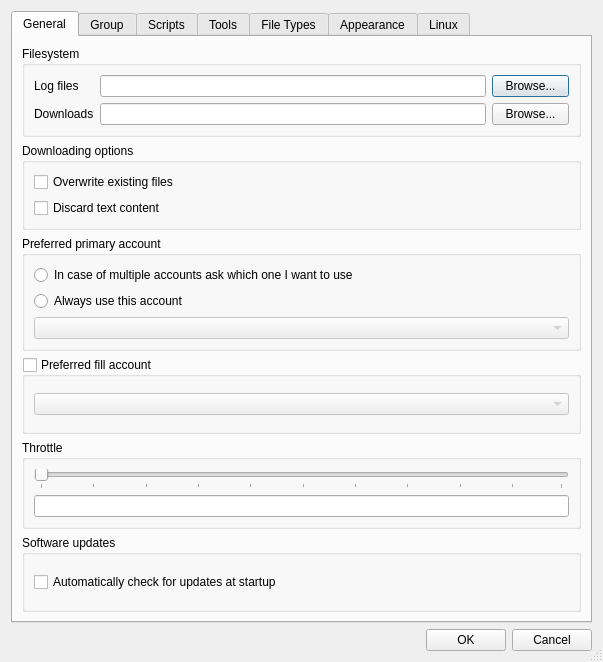
<?xml version="1.0" encoding="UTF-8"?>
<ui version="4.0">
 <class>DlgSettings</class>
 <widget class="QDialog" name="DlgSettings">
  <property name="geometry">
   <rect>
    <x>0</x>
    <y>0</y>
    <width>603</width>
    <height>662</height>
   </rect>
  </property>
  <property name="windowTitle">
   <string>Settings</string>
  </property>
  <property name="windowIcon">
   <iconset resource="resource.qrc">
    <normaloff>:/resource/16x16_ico_png/ico_settings.png</normaloff>:/resource/16x16_ico_png/ico_settings.png</iconset>
  </property>
  <property name="sizeGripEnabled">
   <bool>true</bool>
  </property>
  <layout class="QVBoxLayout" name="verticalLayout_3">
   <item>
    <widget class="QTabWidget" name="tab">
     <property name="currentIndex">
      <number>0</number>
     </property>
     <widget class="QWidget" name="tabSettings">
      <attribute name="title">
       <string>General</string>
      </attribute>
      <layout class="QGridLayout" name="gridLayout_25">
       <item row="4" column="0">
        <widget class="QGroupBox" name="groupBox_9">
         <property name="title">
          <string>Preferred primary account</string>
         </property>
         <layout class="QVBoxLayout" name="verticalLayout_5">
          <item>
           <layout class="QVBoxLayout" name="verticalLayout_6">
            <item>
             <widget class="QRadioButton" name="rdConfirm">
              <property name="text">
               <string>In case of multiple accounts ask which one I want to use</string>
              </property>
             </widget>
            </item>
            <item>
             <widget class="QRadioButton" name="rdPrefer">
              <property name="text">
               <string>Always use this account</string>
              </property>
             </widget>
            </item>
            <item>
             <widget class="QComboBox" name="cmbPreferredServer">
              <property name="enabled">
               <bool>false</bool>
              </property>
             </widget>
            </item>
           </layout>
          </item>
         </layout>
        </widget>
       </item>
       <item row="7" column="0">
        <widget class="QGroupBox" name="groupBox_6">
         <property name="title">
          <string>Software updates</string>
         </property>
         <layout class="QHBoxLayout" name="horizontalLayout">
          <item>
           <widget class="QCheckBox" name="chkUpdates">
            <property name="text">
             <string>Automatically check for updates at startup</string>
            </property>
           </widget>
          </item>
         </layout>
        </widget>
       </item>
       <item row="5" column="0">
        <widget class="QGroupBox" name="grpFillServer">
         <property name="title">
          <string>Preferred fill account</string>
         </property>
         <property name="checkable">
          <bool>true</bool>
         </property>
         <property name="checked">
          <bool>false</bool>
         </property>
         <layout class="QVBoxLayout" name="verticalLayout_8">
          <item>
           <widget class="QComboBox" name="cmbFillServer"/>
          </item>
         </layout>
        </widget>
       </item>
       <item row="0" column="0">
        <widget class="QGroupBox" name="groupBox">
         <property name="title">
          <string>Filesystem</string>
         </property>
         <layout class="QHBoxLayout" name="horizontalLayout_6">
          <item>
           <layout class="QGridLayout" name="gridLayout">
            <item row="0" column="0">
             <widget class="QLabel" name="label_2">
              <property name="text">
               <string>Log files</string>
              </property>
             </widget>
            </item>
            <item row="0" column="1">
             <widget class="QLineEdit" name="editLogFiles">
              <property name="sizePolicy">
               <sizepolicy hsizetype="Minimum" vsizetype="Fixed">
                <horstretch>0</horstretch>
                <verstretch>0</verstretch>
               </sizepolicy>
              </property>
              <property name="toolTip">
               <string>Location for application log files</string>
              </property>
             </widget>
            </item>
            <item row="0" column="2">
             <widget class="QPushButton" name="btnBrowseLog">
              <property name="maximumSize">
               <size>
                <width>77</width>
                <height>16777215</height>
               </size>
              </property>
              <property name="text">
               <string>Browse...</string>
              </property>
             </widget>
            </item>
            <item row="1" column="0">
             <widget class="QLabel" name="label_3">
              <property name="text">
               <string>Downloads</string>
              </property>
             </widget>
            </item>
            <item row="1" column="1">
             <widget class="QLineEdit" name="editDownloads">
              <property name="sizePolicy">
               <sizepolicy hsizetype="Expanding" vsizetype="Fixed">
                <horstretch>0</horstretch>
                <verstretch>0</verstretch>
               </sizepolicy>
              </property>
              <property name="toolTip">
               <string>Default location for downloads</string>
              </property>
             </widget>
            </item>
            <item row="1" column="2">
             <widget class="QPushButton" name="btnBrowseDownloads">
              <property name="maximumSize">
               <size>
                <width>77</width>
                <height>16777215</height>
               </size>
              </property>
              <property name="text">
               <string>Browse...</string>
              </property>
             </widget>
            </item>
           </layout>
          </item>
         </layout>
        </widget>
       </item>
       <item row="3" column="0">
        <widget class="QGroupBox" name="groupBox_8">
         <property name="title">
          <string>Downloading options</string>
         </property>
         <layout class="QGridLayout" name="gridLayout_4">
          <item row="0" column="0">
           <widget class="QCheckBox" name="chkOverwriteExisting">
            <property name="toolTip">
             <string/>
            </property>
            <property name="layoutDirection">
             <enum>Qt::LeftToRight</enum>
            </property>
            <property name="text">
             <string>Overwrite existing files</string>
            </property>
           </widget>
          </item>
          <item row="1" column="0">
           <widget class="QCheckBox" name="chkDiscardText">
            <property name="layoutDirection">
             <enum>Qt::LeftToRight</enum>
            </property>
            <property name="text">
             <string>Discard text content</string>
            </property>
           </widget>
          </item>
         </layout>
        </widget>
       </item>
       <item row="6" column="0">
        <widget class="QGroupBox" name="groupBox_2">
         <property name="title">
          <string>Throttle</string>
         </property>
         <layout class="QVBoxLayout" name="verticalLayout_9">
          <item>
           <widget class="QSlider" name="sliderThrottle">
            <property name="minimum">
             <number>1</number>
            </property>
            <property name="maximum">
             <number>160</number>
            </property>
            <property name="singleStep">
             <number>1</number>
            </property>
            <property name="pageStep">
             <number>16</number>
            </property>
            <property name="orientation">
             <enum>Qt::Horizontal</enum>
            </property>
            <property name="invertedAppearance">
             <bool>false</bool>
            </property>
            <property name="invertedControls">
             <bool>false</bool>
            </property>
            <property name="tickPosition">
             <enum>QSlider::TicksBelow</enum>
            </property>
           </widget>
          </item>
          <item>
           <widget class="QLineEdit" name="editThrottle">
            <property name="readOnly">
             <bool>true</bool>
            </property>
           </widget>
          </item>
         </layout>
        </widget>
       </item>
      </layout>
     </widget>
     <widget class="QWidget" name="tabGroup">
      <attribute name="title">
       <string>Group</string>
      </attribute>
      <layout class="QVBoxLayout" name="verticalLayout_11">
       <item>
        <widget class="QGroupBox" name="groupBox_7">
         <property name="title">
          <string>Open newsgroup settings</string>
         </property>
         <layout class="QVBoxLayout" name="verticalLayout_13">
          <item>
           <widget class="QGroupBox" name="groupBox_3">
            <property name="sizePolicy">
             <sizepolicy hsizetype="Preferred" vsizetype="Preferred">
              <horstretch>0</horstretch>
              <verstretch>0</verstretch>
             </sizepolicy>
            </property>
            <property name="title">
             <string>Memory (MB)</string>
            </property>
            <layout class="QVBoxLayout" name="verticalLayout_10">
             <item>
              <widget class="QSpinBox" name="mapSize">
               <property name="toolTip">
                <string>Memory allowance for viewing news group contents</string>
               </property>
               <property name="minimum">
                <number>5</number>
               </property>
               <property name="maximum">
                <number>40000</number>
               </property>
               <property name="singleStep">
                <number>5</number>
               </property>
               <property name="value">
                <number>50</number>
               </property>
              </widget>
             </item>
            </layout>
           </widget>
          </item>
          <item>
           <widget class="QGroupBox" name="groupBox_10">
            <property name="sizePolicy">
             <sizepolicy hsizetype="Preferred" vsizetype="MinimumExpanding">
              <horstretch>0</horstretch>
              <verstretch>0</verstretch>
             </sizepolicy>
            </property>
            <property name="title">
             <string>Default filtering</string>
            </property>
            <layout class="QHBoxLayout" name="horizontalLayout_3">
             <item>
              <spacer name="horizontalSpacer_2">
               <property name="orientation">
                <enum>Qt::Horizontal</enum>
               </property>
               <property name="sizeHint" stdset="0">
                <size>
                 <width>186</width>
                 <height>20</height>
                </size>
               </property>
              </spacer>
             </item>
             <item>
              <layout class="QVBoxLayout" name="verticalLayout_12">
               <item>
                <widget class="QCheckBox" name="chkShowText">
                 <property name="text">
                  <string>Show text</string>
                 </property>
                </widget>
               </item>
               <item>
                <widget class="QCheckBox" name="chkShowBinary">
                 <property name="text">
                  <string>Show binary</string>
                 </property>
                </widget>
               </item>
               <item>
                <widget class="QCheckBox" name="chkShowNew">
                 <property name="text">
                  <string>Show new</string>
                 </property>
                </widget>
               </item>
               <item>
                <widget class="QCheckBox" name="chkShowOld">
                 <property name="text">
                  <string>Show old</string>
                 </property>
                </widget>
               </item>
               <item>
                <widget class="QCheckBox" name="chkShowBroken">
                 <property name="text">
                  <string>Show broken</string>
                 </property>
                </widget>
               </item>
               <item>
                <widget class="QCheckBox" name="chkShowDownloaded">
                 <property name="text">
                  <string>Show downloaded</string>
                 </property>
                </widget>
               </item>
               <item>
                <widget class="QCheckBox" name="chkShowDeleted">
                 <property name="text">
                  <string>Show deleted</string>
                 </property>
                </widget>
               </item>
              </layout>
             </item>
             <item>
              <spacer name="horizontalSpacer_3">
               <property name="orientation">
                <enum>Qt::Horizontal</enum>
               </property>
               <property name="sizeHint" stdset="0">
                <size>
                 <width>186</width>
                 <height>20</height>
                </size>
               </property>
              </spacer>
             </item>
            </layout>
           </widget>
          </item>
          <item>
           <spacer name="verticalSpacer_4">
            <property name="orientation">
             <enum>Qt::Vertical</enum>
            </property>
            <property name="sizeHint" stdset="0">
             <size>
              <width>20</width>
              <height>40</height>
             </size>
            </property>
           </spacer>
          </item>
         </layout>
        </widget>
       </item>
      </layout>
     </widget>
     <widget class="QWidget" name="tabScripts">
      <attribute name="title">
       <string>Scripts</string>
      </attribute>
      <layout class="QGridLayout" name="gridLayout_14">
       <item row="0" column="0">
        <widget class="QGroupBox" name="grpActionScripts">
         <property name="title">
          <string>Action scripts</string>
         </property>
         <layout class="QVBoxLayout" name="verticalLayout_7">
          <item>
           <layout class="QHBoxLayout" name="horizontalLayout_4">
            <item>
             <widget class="QLabel" name="lblPython">
              <property name="sizePolicy">
               <sizepolicy hsizetype="Expanding" vsizetype="Minimum">
                <horstretch>0</horstretch>
                <verstretch>0</verstretch>
               </sizepolicy>
              </property>
              <property name="minimumSize">
               <size>
                <width>0</width>
                <height>0</height>
               </size>
              </property>
              <property name="maximumSize">
               <size>
                <width>16777215</width>
                <height>16777215</height>
               </size>
              </property>
              <property name="text">
               <string>&lt;!DOCTYPE HTML PUBLIC &quot;-//W3C//DTD HTML 4.0//EN&quot; &quot;http://www.w3.org/TR/REC-html40/strict.dtd&quot;&gt;
&lt;html&gt;&lt;head&gt;&lt;meta name=&quot;qrichtext&quot; content=&quot;1&quot; /&gt;&lt;style type=&quot;text/css&quot;&gt;
p, li { white-space: pre-wrap; }
&lt;/style&gt;&lt;/head&gt;&lt;body style=&quot; font-family:'Sans Serif'; font-size:8pt; font-weight:400; font-style:normal;&quot;&gt;
&lt;p align=&quot;justify&quot; style=&quot; margin-top:0px; margin-bottom:0px; margin-left:0px; margin-right:0px; -qt-block-indent:0; text-indent:0px;&quot;&gt;Action scripts extend the application functionality by providing code that hooks into application defined callbacks. These scripts are written in Python language. To learn more about how to make your own scripts visit &lt;a href=&quot;http://www.python.org&quot;&gt;&lt;span style=&quot; text-decoration: underline; color:#0000ee;&quot;&gt;www.python.org&lt;/span&gt;&lt;/a&gt; and check the example script &lt;a href=&quot;scripts/action_example.py&quot;&gt;&lt;span style=&quot; text-decoration: underline; color:#0000ee;&quot;&gt;action_example.py&lt;/span&gt;&lt;/a&gt;&lt;/p&gt;&lt;/body&gt;&lt;/html&gt;</string>
              </property>
              <property name="wordWrap">
               <bool>true</bool>
              </property>
              <property name="openExternalLinks">
               <bool>false</bool>
              </property>
             </widget>
            </item>
            <item>
             <widget class="QPushButton" name="btnPython">
              <property name="cursor">
               <cursorShape>PointingHandCursor</cursorShape>
              </property>
              <property name="icon">
               <iconset resource="resource.qrc">
                <normaloff>:/resource/png/python-logo.png</normaloff>:/resource/png/python-logo.png</iconset>
              </property>
              <property name="iconSize">
               <size>
                <width>211</width>
                <height>71</height>
               </size>
              </property>
              <property name="flat">
               <bool>true</bool>
              </property>
             </widget>
            </item>
           </layout>
          </item>
          <item>
           <widget class="QGroupBox" name="grpScripts">
            <property name="title">
             <string>Enable Scripts</string>
            </property>
            <property name="flat">
             <bool>false</bool>
            </property>
            <property name="checkable">
             <bool>true</bool>
            </property>
            <property name="checked">
             <bool>true</bool>
            </property>
            <layout class="QGridLayout" name="gridLayout_13">
             <item row="0" column="0">
              <widget class="QTableView" name="scriptView">
               <property name="contextMenuPolicy">
                <enum>Qt::CustomContextMenu</enum>
               </property>
               <property name="editTriggers">
                <set>QAbstractItemView::NoEditTriggers</set>
               </property>
               <property name="tabKeyNavigation">
                <bool>false</bool>
               </property>
               <property name="selectionBehavior">
                <enum>QAbstractItemView::SelectRows</enum>
               </property>
               <property name="gridStyle">
                <enum>Qt::NoPen</enum>
               </property>
               <attribute name="horizontalHeaderMinimumSectionSize">
                <number>16</number>
               </attribute>
               <attribute name="horizontalHeaderStretchLastSection">
                <bool>true</bool>
               </attribute>
               <attribute name="verticalHeaderVisible">
                <bool>false</bool>
               </attribute>
               <attribute name="verticalHeaderDefaultSectionSize">
                <number>16</number>
               </attribute>
               <attribute name="verticalHeaderMinimumSectionSize">
                <number>16</number>
               </attribute>
              </widget>
             </item>
            </layout>
           </widget>
          </item>
         </layout>
        </widget>
       </item>
      </layout>
     </widget>
     <widget class="QWidget" name="tabTools">
      <attribute name="title">
       <string>Tools</string>
      </attribute>
      <layout class="QGridLayout" name="gridLayout_19">
       <item row="0" column="0">
        <widget class="QGroupBox" name="groupBox_5">
         <property name="title">
          <string>Tools</string>
         </property>
         <layout class="QGridLayout" name="gridLayout_5">
          <item row="0" column="0">
           <layout class="QVBoxLayout" name="verticalLayout_4">
            <item>
             <widget class="QListWidget" name="listTools">
              <property name="viewMode">
               <enum>QListView::ListMode</enum>
              </property>
             </widget>
            </item>
            <item>
             <layout class="QHBoxLayout" name="horizontalLayout_8">
              <item>
               <spacer name="horizontalSpacer_4">
                <property name="orientation">
                 <enum>Qt::Horizontal</enum>
                </property>
                <property name="sizeHint" stdset="0">
                 <size>
                  <width>40</width>
                  <height>20</height>
                 </size>
                </property>
               </spacer>
              </item>
              <item>
               <widget class="QPushButton" name="btnAdd">
                <property name="text">
                 <string>Add</string>
                </property>
               </widget>
              </item>
              <item>
               <widget class="QPushButton" name="btnDelete">
                <property name="enabled">
                 <bool>false</bool>
                </property>
                <property name="text">
                 <string>Delete</string>
                </property>
               </widget>
              </item>
              <item>
               <widget class="QPushButton" name="btnProperties">
                <property name="enabled">
                 <bool>false</bool>
                </property>
                <property name="text">
                 <string>Properties..</string>
                </property>
               </widget>
              </item>
             </layout>
            </item>
           </layout>
          </item>
          <item row="0" column="1">
           <layout class="QVBoxLayout" name="verticalLayout_2">
            <item>
             <spacer name="verticalSpacer_2">
              <property name="orientation">
               <enum>Qt::Vertical</enum>
              </property>
              <property name="sizeHint" stdset="0">
               <size>
                <width>20</width>
                <height>40</height>
               </size>
              </property>
             </spacer>
            </item>
            <item>
             <widget class="QPushButton" name="btnMoveUp">
              <property name="enabled">
               <bool>false</bool>
              </property>
              <property name="text">
               <string/>
              </property>
              <property name="icon">
               <iconset resource="resource.qrc">
                <normaloff>:/resource/16x16_ico_png/ico_up.png</normaloff>:/resource/16x16_ico_png/ico_up.png</iconset>
              </property>
             </widget>
            </item>
            <item>
             <widget class="QPushButton" name="btnMoveDown">
              <property name="enabled">
               <bool>false</bool>
              </property>
              <property name="text">
               <string/>
              </property>
              <property name="icon">
               <iconset resource="resource.qrc">
                <normaloff>:/resource/16x16_ico_png/ico_down.png</normaloff>:/resource/16x16_ico_png/ico_down.png</iconset>
              </property>
             </widget>
            </item>
            <item>
             <spacer name="verticalSpacer_3">
              <property name="orientation">
               <enum>Qt::Vertical</enum>
              </property>
              <property name="sizeHint" stdset="0">
               <size>
                <width>20</width>
                <height>40</height>
               </size>
              </property>
             </spacer>
            </item>
           </layout>
          </item>
         </layout>
        </widget>
       </item>
      </layout>
     </widget>
     <widget class="QWidget" name="tabFiles">
      <attribute name="title">
       <string>File Types</string>
      </attribute>
      <layout class="QGridLayout" name="gridLayout_10">
       <item row="0" column="0">
        <widget class="QGroupBox" name="groupBox_4">
         <property name="title">
          <string>File types</string>
         </property>
         <layout class="QGridLayout" name="gridLayout_8">
          <item row="0" column="0">
           <widget class="QTableWidget" name="tableFilters">
            <property name="horizontalScrollBarPolicy">
             <enum>Qt::ScrollBarAsNeeded</enum>
            </property>
            <property name="editTriggers">
             <set>QAbstractItemView::NoEditTriggers</set>
            </property>
            <property name="selectionMode">
             <enum>QAbstractItemView::SingleSelection</enum>
            </property>
            <property name="selectionBehavior">
             <enum>QAbstractItemView::SelectRows</enum>
            </property>
            <property name="textElideMode">
             <enum>Qt::ElideRight</enum>
            </property>
            <property name="showGrid">
             <bool>false</bool>
            </property>
            <attribute name="horizontalHeaderStretchLastSection">
             <bool>true</bool>
            </attribute>
            <attribute name="verticalHeaderVisible">
             <bool>false</bool>
            </attribute>
            <attribute name="verticalHeaderDefaultSectionSize">
             <number>16</number>
            </attribute>
            <attribute name="verticalHeaderHighlightSections">
             <bool>true</bool>
            </attribute>
            <attribute name="verticalHeaderMinimumSectionSize">
             <number>16</number>
            </attribute>
            <column>
             <property name="text">
              <string>Category</string>
             </property>
            </column>
            <column>
             <property name="text">
              <string>Filter</string>
             </property>
            </column>
           </widget>
          </item>
          <item row="1" column="0">
           <layout class="QHBoxLayout" name="horizontalLayout_2">
            <item>
             <widget class="QLineEdit" name="editPattern"/>
            </item>
            <item>
             <widget class="QPushButton" name="btnDefaultFileFilter">
              <property name="text">
               <string>Default</string>
              </property>
             </widget>
            </item>
           </layout>
          </item>
         </layout>
        </widget>
       </item>
      </layout>
     </widget>
     <widget class="QWidget" name="tabAppearance">
      <attribute name="title">
       <string>Appearance</string>
      </attribute>
      <layout class="QGridLayout" name="gridLayout_18">
       <item row="0" column="0">
        <widget class="QGroupBox" name="grpStyle">
         <property name="title">
          <string>Style</string>
         </property>
         <layout class="QGridLayout" name="gridLayout_17">
          <item row="0" column="0">
           <spacer name="horizontalSpacer_7">
            <property name="orientation">
             <enum>Qt::Horizontal</enum>
            </property>
            <property name="sizeHint" stdset="0">
             <size>
              <width>40</width>
              <height>20</height>
             </size>
            </property>
           </spacer>
          </item>
          <item row="0" column="1">
           <layout class="QVBoxLayout" name="verticalLayout">
            <item>
             <widget class="QRadioButton" name="radioDefaultStyle">
              <property name="text">
               <string>Default</string>
              </property>
             </widget>
            </item>
           </layout>
          </item>
          <item row="1" column="1">
           <widget class="QLabel" name="label_8">
            <property name="text">
             <string>Requires application restart to take full effect.</string>
            </property>
           </widget>
          </item>
          <item row="0" column="2">
           <spacer name="horizontalSpacer_6">
            <property name="orientation">
             <enum>Qt::Horizontal</enum>
            </property>
            <property name="sizeHint" stdset="0">
             <size>
              <width>58</width>
              <height>228</height>
             </size>
            </property>
           </spacer>
          </item>
         </layout>
        </widget>
       </item>
      </layout>
     </widget>
     <widget class="QWidget" name="tabAdvanced">
      <attribute name="title">
       <string>Linux</string>
      </attribute>
      <layout class="QGridLayout" name="gridLayout_15">
       <item row="0" column="0">
        <widget class="QGroupBox" name="grpOpen">
         <property name="title">
          <string>Linux open command</string>
         </property>
         <layout class="QGridLayout" name="gridLayout_16">
          <item row="0" column="0" colspan="2">
           <layout class="QGridLayout" name="gridLayout_7">
            <item row="0" column="0">
             <widget class="QLabel" name="label">
              <property name="text">
               <string>Command</string>
              </property>
             </widget>
            </item>
            <item row="0" column="1">
             <widget class="QLineEdit" name="editOpenCommand">
              <property name="text">
               <string>cmd.exe</string>
              </property>
             </widget>
            </item>
            <item row="0" column="2">
             <widget class="QPushButton" name="btnDefaultOpenCommand">
              <property name="text">
               <string>Default</string>
              </property>
             </widget>
            </item>
            <item row="1" column="1">
             <spacer name="verticalSpacer">
              <property name="orientation">
               <enum>Qt::Vertical</enum>
              </property>
              <property name="sizeHint" stdset="0">
               <size>
                <width>20</width>
                <height>40</height>
               </size>
              </property>
             </spacer>
            </item>
           </layout>
          </item>
         </layout>
        </widget>
       </item>
       <item row="1" column="0">
        <widget class="QGroupBox" name="grpOpen_2">
         <property name="title">
          <string>Linux shutdown command</string>
         </property>
         <layout class="QGridLayout" name="gridLayout_20">
          <item row="0" column="0" colspan="2">
           <layout class="QGridLayout" name="gridLayout_9">
            <item row="0" column="0">
             <widget class="QLabel" name="label_5">
              <property name="text">
               <string>Command</string>
              </property>
             </widget>
            </item>
            <item row="0" column="1">
             <widget class="QLineEdit" name="editShutdownCommand">
              <property name="text">
               <string>cmd.exe</string>
              </property>
             </widget>
            </item>
            <item row="0" column="2">
             <widget class="QPushButton" name="btnDefaultShutdownCommand">
              <property name="text">
               <string>Default</string>
              </property>
             </widget>
            </item>
            <item row="1" column="1">
             <spacer name="verticalSpacer_5">
              <property name="orientation">
               <enum>Qt::Vertical</enum>
              </property>
              <property name="sizeHint" stdset="0">
               <size>
                <width>20</width>
                <height>40</height>
               </size>
              </property>
             </spacer>
            </item>
           </layout>
          </item>
         </layout>
        </widget>
       </item>
       <item row="2" column="0">
        <spacer name="verticalSpacer_6">
         <property name="orientation">
          <enum>Qt::Vertical</enum>
         </property>
         <property name="sizeHint" stdset="0">
          <size>
           <width>20</width>
           <height>40</height>
          </size>
         </property>
        </spacer>
       </item>
      </layout>
     </widget>
    </widget>
   </item>
   <item>
    <layout class="QHBoxLayout" name="horizontalLayout_5">
     <item>
      <spacer name="horizontalSpacer">
       <property name="orientation">
        <enum>Qt::Horizontal</enum>
       </property>
       <property name="sizeHint" stdset="0">
        <size>
         <width>40</width>
         <height>20</height>
        </size>
       </property>
      </spacer>
     </item>
     <item>
      <widget class="QPushButton" name="btnOK">
       <property name="text">
        <string>OK</string>
       </property>
      </widget>
     </item>
     <item>
      <widget class="QPushButton" name="btnCancel">
       <property name="text">
        <string>Cancel</string>
       </property>
      </widget>
     </item>
    </layout>
   </item>
  </layout>
  <action name="actionScriptEnable">
   <property name="icon">
    <iconset resource="resource.qrc">
     <normaloff>:/resource/16x16_ico_png/ico_script_enable.png</normaloff>:/resource/16x16_ico_png/ico_script_enable.png</iconset>
   </property>
   <property name="text">
    <string>Enable</string>
   </property>
   <property name="toolTip">
    <string>Enable script</string>
   </property>
  </action>
  <action name="actionScriptEdit">
   <property name="icon">
    <iconset resource="resource.qrc">
     <normaloff>:/resource/16x16_ico_png/ico_script_edit.png</normaloff>:/resource/16x16_ico_png/ico_script_edit.png</iconset>
   </property>
   <property name="text">
    <string>Edit</string>
   </property>
   <property name="toolTip">
    <string>Edit script</string>
   </property>
  </action>
  <action name="actionScriptDisable">
   <property name="icon">
    <iconset resource="resource.qrc">
     <normaloff>:/resource/16x16_ico_png/ico_script_disable.png</normaloff>:/resource/16x16_ico_png/ico_script_disable.png</iconset>
   </property>
   <property name="text">
    <string>Disable</string>
   </property>
   <property name="toolTip">
    <string>Disable script</string>
   </property>
  </action>
 </widget>
 <tabstops>
  <tabstop>tab</tabstop>
  <tabstop>editLogFiles</tabstop>
  <tabstop>btnBrowseLog</tabstop>
  <tabstop>editDownloads</tabstop>
  <tabstop>btnBrowseDownloads</tabstop>
  <tabstop>chkOverwriteExisting</tabstop>
  <tabstop>chkDiscardText</tabstop>
  <tabstop>rdConfirm</tabstop>
  <tabstop>rdPrefer</tabstop>
  <tabstop>cmbPreferredServer</tabstop>
  <tabstop>grpFillServer</tabstop>
  <tabstop>cmbFillServer</tabstop>
  <tabstop>sliderThrottle</tabstop>
  <tabstop>editThrottle</tabstop>
  <tabstop>chkUpdates</tabstop>
  <tabstop>mapSize</tabstop>
  <tabstop>chkShowText</tabstop>
  <tabstop>chkShowBinary</tabstop>
  <tabstop>chkShowNew</tabstop>
  <tabstop>chkShowOld</tabstop>
  <tabstop>chkShowBroken</tabstop>
  <tabstop>chkShowDownloaded</tabstop>
  <tabstop>chkShowDeleted</tabstop>
  <tabstop>btnPython</tabstop>
  <tabstop>grpScripts</tabstop>
  <tabstop>scriptView</tabstop>
  <tabstop>listTools</tabstop>
  <tabstop>btnMoveUp</tabstop>
  <tabstop>btnMoveDown</tabstop>
  <tabstop>btnAdd</tabstop>
  <tabstop>btnDelete</tabstop>
  <tabstop>btnProperties</tabstop>
  <tabstop>tableFilters</tabstop>
  <tabstop>editPattern</tabstop>
  <tabstop>btnDefaultFileFilter</tabstop>
  <tabstop>radioDefaultStyle</tabstop>
  <tabstop>editOpenCommand</tabstop>
  <tabstop>btnDefaultOpenCommand</tabstop>
  <tabstop>editShutdownCommand</tabstop>
  <tabstop>btnDefaultShutdownCommand</tabstop>
  <tabstop>btnOK</tabstop>
  <tabstop>btnCancel</tabstop>
 </tabstops>
 <resources>
  <include location="resource.qrc"/>
  <include location="resource.qrc"/>
 </resources>
 <connections>
  <connection>
   <sender>btnCancel</sender>
   <signal>clicked()</signal>
   <receiver>DlgSettings</receiver>
   <slot>reject()</slot>
   <hints>
    <hint type="sourcelabel">
     <x>363</x>
     <y>445</y>
    </hint>
    <hint type="destinationlabel">
     <x>205</x>
     <y>234</y>
    </hint>
   </hints>
  </connection>
  <connection>
   <sender>rdPrefer</sender>
   <signal>toggled(bool)</signal>
   <receiver>cmbPreferredServer</receiver>
   <slot>setEnabled(bool)</slot>
   <hints>
    <hint type="sourcelabel">
     <x>278</x>
     <y>531</y>
    </hint>
    <hint type="destinationlabel">
     <x>278</x>
     <y>558</y>
    </hint>
   </hints>
  </connection>
 </connections>
</ui>
